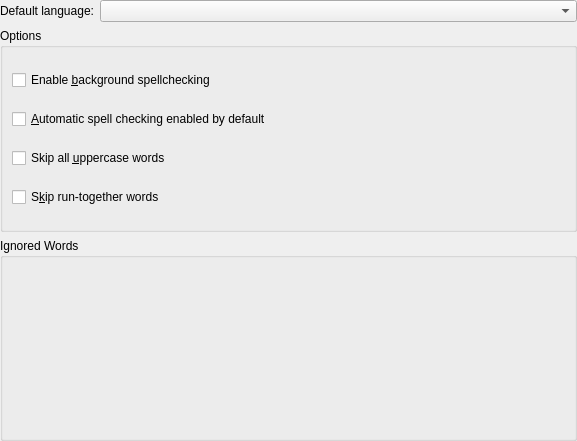
<?xml version="1.0" encoding="UTF-8"?>
<ui version="4.0">
 <author>Zack Rusin &lt;zack@kde.org&gt;</author>
 <comment>Licensed under GNU LGPL</comment>
 <class>SonnetConfigUI</class>
 <widget class="QWidget" name="SonnetConfigUI">
  <property name="geometry">
   <rect>
    <x>0</x>
    <y>0</y>
    <width>577</width>
    <height>441</height>
   </rect>
  </property>
  <layout class="QGridLayout">
   <property name="margin">
    <number>0</number>
   </property>
   <item row="0" column="1">
    <widget class="Sonnet::DictionaryComboBox" name="m_langCombo">
     <property name="sizePolicy">
      <sizepolicy hsizetype="Expanding" vsizetype="Fixed">
       <horstretch>0</horstretch>
       <verstretch>0</verstretch>
      </sizepolicy>
     </property>
    </widget>
   </item>
   <item row="1" column="0" colspan="2">
    <widget class="QGroupBox" name="groupBox1">
     <property name="title">
      <string>Options</string>
     </property>
     <layout class="QGridLayout">
      <item row="0" column="0">
       <widget class="QCheckBox" name="m_bgSpellCB">
        <property name="text">
         <string>Enable &amp;background spellchecking</string>
        </property>
       </widget>
      </item>
      <item row="1" column="0">
       <widget class="QCheckBox" name="m_checkerEnabledByDefaultCB">
        <property name="text">
         <string>&amp;Automatic spell checking enabled by default</string>
        </property>
       </widget>
      </item>
      <item row="2" column="0">
       <widget class="QCheckBox" name="m_skipUpperCB">
        <property name="text">
         <string>Skip all &amp;uppercase words</string>
        </property>
       </widget>
      </item>
      <item row="3" column="0">
       <widget class="QCheckBox" name="m_skipRunTogetherCB">
        <property name="text">
         <string>S&amp;kip run-together words</string>
        </property>
       </widget>
      </item>
     </layout>
    </widget>
   </item>
   <item row="0" column="0">
    <widget class="QLabel" name="textLabel1">
     <property name="text">
      <string>Default language:</string>
     </property>
     <property name="alignment">
      <set>Qt::AlignRight|Qt::AlignTrailing|Qt::AlignVCenter</set>
     </property>
    </widget>
   </item>
   <item row="2" column="0" colspan="2">
    <widget class="QGroupBox" name="groupBox">
     <property name="title">
      <string>Ignored Words</string>
     </property>
     <layout class="QVBoxLayout" name="verticalLayout">
      <item>
       <widget class="KEditListWidget" name="m_ignoreListBox">
        <property name="title" stdset="0">
         <string>Ignored Words</string>
        </property>
       </widget>
      </item>
     </layout>
    </widget>
   </item>
  </layout>
 </widget>
 <customwidgets>
  <customwidget>
   <class>KEditListWidget</class>
   <extends>QWidget</extends>
   <header>keditlistwidget.h</header>
  </customwidget>
  <customwidget>
   <class>KComboBox</class>
   <extends>QComboBox</extends>
   <header>kcombobox.h</header>
  </customwidget>
  <customwidget>
   <class>Sonnet::DictionaryComboBox</class>
   <extends>KComboBox</extends>
   <header>sonnet/dictionarycombobox.h</header>
  </customwidget>
 </customwidgets>
 <connections/>
</ui>
